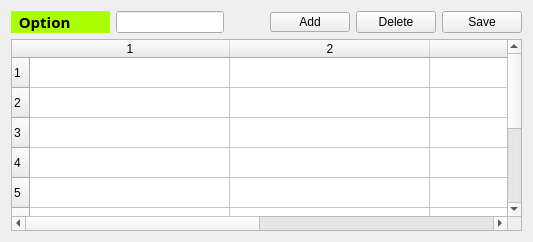
      <widget class="QWidget" name="layoutWidget_3">
       <layout class="QVBoxLayout" name="verticalLayout_5">
        <item>
         <layout class="QHBoxLayout" name="horizontalLayout_9">
          <item>
           <widget class="QLabel" name="label_9">
            <property name="maximumSize">
             <size>
              <width>1000</width>
              <height>16777215</height>
             </size>
            </property>
            <property name="palette">
             <palette>
              <active>
               <colorrole role="WindowText">
                <brush brushstyle="SolidPattern">
                 <color alpha="255">
                  <red>0</red>
                  <green>0</green>
                  <blue>0</blue>
                 </color>
                </brush>
               </colorrole>
               <colorrole role="Button">
                <brush brushstyle="SolidPattern">
                 <color alpha="255">
                  <red>170</red>
                  <green>255</green>
                  <blue>0</blue>
                 </color>
                </brush>
               </colorrole>
               <colorrole role="Light">
                <brush brushstyle="SolidPattern">
                 <color alpha="255">
                  <red>213</red>
                  <green>255</green>
                  <blue>127</blue>
                 </color>
                </brush>
               </colorrole>
               <colorrole role="Midlight">
                <brush brushstyle="SolidPattern">
                 <color alpha="255">
                  <red>191</red>
                  <green>255</green>
                  <blue>63</blue>
                 </color>
                </brush>
               </colorrole>
               <colorrole role="Dark">
                <brush brushstyle="SolidPattern">
                 <color alpha="255">
                  <red>85</red>
                  <green>127</green>
                  <blue>0</blue>
                 </color>
                </brush>
               </colorrole>
               <colorrole role="Mid">
                <brush brushstyle="SolidPattern">
                 <color alpha="255">
                  <red>113</red>
                  <green>170</green>
                  <blue>0</blue>
                 </color>
                </brush>
               </colorrole>
               <colorrole role="Text">
                <brush brushstyle="SolidPattern">
                 <color alpha="255">
                  <red>0</red>
                  <green>0</green>
                  <blue>0</blue>
                 </color>
                </brush>
               </colorrole>
               <colorrole role="BrightText">
                <brush brushstyle="SolidPattern">
                 <color alpha="255">
                  <red>255</red>
                  <green>255</green>
                  <blue>255</blue>
                 </color>
                </brush>
               </colorrole>
               <colorrole role="ButtonText">
                <brush brushstyle="SolidPattern">
                 <color alpha="255">
                  <red>0</red>
                  <green>0</green>
                  <blue>0</blue>
                 </color>
                </brush>
               </colorrole>
               <colorrole role="Base">
                <brush brushstyle="SolidPattern">
                 <color alpha="255">
                  <red>255</red>
                  <green>255</green>
                  <blue>255</blue>
                 </color>
                </brush>
               </colorrole>
               <colorrole role="Window">
                <brush brushstyle="SolidPattern">
                 <color alpha="255">
                  <red>170</red>
                  <green>255</green>
                  <blue>0</blue>
                 </color>
                </brush>
               </colorrole>
               <colorrole role="Shadow">
                <brush brushstyle="SolidPattern">
                 <color alpha="255">
                  <red>0</red>
                  <green>0</green>
                  <blue>0</blue>
                 </color>
                </brush>
               </colorrole>
               <colorrole role="AlternateBase">
                <brush brushstyle="SolidPattern">
                 <color alpha="255">
                  <red>212</red>
                  <green>255</green>
                  <blue>127</blue>
                 </color>
                </brush>
               </colorrole>
               <colorrole role="ToolTipBase">
                <brush brushstyle="SolidPattern">
                 <color alpha="255">
                  <red>255</red>
                  <green>255</green>
                  <blue>220</blue>
                 </color>
                </brush>
               </colorrole>
               <colorrole role="ToolTipText">
                <brush brushstyle="SolidPattern">
                 <color alpha="255">
                  <red>0</red>
                  <green>0</green>
                  <blue>0</blue>
                 </color>
                </brush>
               </colorrole>
              </active>
              <inactive>
               <colorrole role="WindowText">
                <brush brushstyle="SolidPattern">
                 <color alpha="255">
                  <red>0</red>
                  <green>0</green>
                  <blue>0</blue>
                 </color>
                </brush>
               </colorrole>
               <colorrole role="Button">
                <brush brushstyle="SolidPattern">
                 <color alpha="255">
                  <red>170</red>
                  <green>255</green>
                  <blue>0</blue>
                 </color>
                </brush>
               </colorrole>
               <colorrole role="Light">
                <brush brushstyle="SolidPattern">
                 <color alpha="255">
                  <red>213</red>
                  <green>255</green>
                  <blue>127</blue>
                 </color>
                </brush>
               </colorrole>
               <colorrole role="Midlight">
                <brush brushstyle="SolidPattern">
                 <color alpha="255">
                  <red>191</red>
                  <green>255</green>
                  <blue>63</blue>
                 </color>
                </brush>
               </colorrole>
               <colorrole role="Dark">
                <brush brushstyle="SolidPattern">
                 <color alpha="255">
                  <red>85</red>
                  <green>127</green>
                  <blue>0</blue>
                 </color>
                </brush>
               </colorrole>
               <colorrole role="Mid">
                <brush brushstyle="SolidPattern">
                 <color alpha="255">
                  <red>113</red>
                  <green>170</green>
                  <blue>0</blue>
                 </color>
                </brush>
               </colorrole>
               <colorrole role="Text">
                <brush brushstyle="SolidPattern">
                 <color alpha="255">
                  <red>0</red>
                  <green>0</green>
                  <blue>0</blue>
                 </color>
                </brush>
               </colorrole>
               <colorrole role="BrightText">
                <brush brushstyle="SolidPattern">
                 <color alpha="255">
                  <red>255</red>
                  <green>255</green>
                  <blue>255</blue>
                 </color>
                </brush>
               </colorrole>
               <colorrole role="ButtonText">
                <brush brushstyle="SolidPattern">
                 <color alpha="255">
                  <red>0</red>
                  <green>0</green>
                  <blue>0</blue>
                 </color>
                </brush>
               </colorrole>
               <colorrole role="Base">
                <brush brushstyle="SolidPattern">
                 <color alpha="255">
                  <red>255</red>
                  <green>255</green>
                  <blue>255</blue>
                 </color>
                </brush>
               </colorrole>
               <colorrole role="Window">
                <brush brushstyle="SolidPattern">
                 <color alpha="255">
                  <red>170</red>
                  <green>255</green>
                  <blue>0</blue>
                 </color>
                </brush>
               </colorrole>
               <colorrole role="Shadow">
                <brush brushstyle="SolidPattern">
                 <color alpha="255">
                  <red>0</red>
                  <green>0</green>
                  <blue>0</blue>
                 </color>
                </brush>
               </colorrole>
               <colorrole role="AlternateBase">
                <brush brushstyle="SolidPattern">
                 <color alpha="255">
                  <red>212</red>
                  <green>255</green>
                  <blue>127</blue>
                 </color>
                </brush>
               </colorrole>
               <colorrole role="ToolTipBase">
                <brush brushstyle="SolidPattern">
                 <color alpha="255">
                  <red>255</red>
                  <green>255</green>
                  <blue>220</blue>
                 </color>
                </brush>
               </colorrole>
               <colorrole role="ToolTipText">
                <brush brushstyle="SolidPattern">
                 <color alpha="255">
                  <red>0</red>
                  <green>0</green>
                  <blue>0</blue>
                 </color>
                </brush>
               </colorrole>
              </inactive>
              <disabled>
               <colorrole role="WindowText">
                <brush brushstyle="SolidPattern">
                 <color alpha="255">
                  <red>85</red>
                  <green>127</green>
                  <blue>0</blue>
                 </color>
                </brush>
               </colorrole>
               <colorrole role="Button">
                <brush brushstyle="SolidPattern">
                 <color alpha="255">
                  <red>170</red>
                  <green>255</green>
                  <blue>0</blue>
                 </color>
                </brush>
               </colorrole>
               <colorrole role="Light">
                <brush brushstyle="SolidPattern">
                 <color alpha="255">
                  <red>213</red>
                  <green>255</green>
                  <blue>127</blue>
                 </color>
                </brush>
               </colorrole>
               <colorrole role="Midlight">
                <brush brushstyle="SolidPattern">
                 <color alpha="255">
                  <red>191</red>
                  <green>255</green>
                  <blue>63</blue>
                 </color>
                </brush>
               </colorrole>
               <colorrole role="Dark">
                <brush brushstyle="SolidPattern">
                 <color alpha="255">
                  <red>85</red>
                  <green>127</green>
                  <blue>0</blue>
                 </color>
                </brush>
               </colorrole>
               <colorrole role="Mid">
                <brush brushstyle="SolidPattern">
                 <color alpha="255">
                  <red>113</red>
                  <green>170</green>
                  <blue>0</blue>
                 </color>
                </brush>
               </colorrole>
               <colorrole role="Text">
                <brush brushstyle="SolidPattern">
                 <color alpha="255">
                  <red>85</red>
                  <green>127</green>
                  <blue>0</blue>
                 </color>
                </brush>
               </colorrole>
               <colorrole role="BrightText">
                <brush brushstyle="SolidPattern">
                 <color alpha="255">
                  <red>255</red>
                  <green>255</green>
                  <blue>255</blue>
                 </color>
                </brush>
               </colorrole>
               <colorrole role="ButtonText">
                <brush brushstyle="SolidPattern">
                 <color alpha="255">
                  <red>85</red>
                  <green>127</green>
                  <blue>0</blue>
                 </color>
                </brush>
               </colorrole>
               <colorrole role="Base">
                <brush brushstyle="SolidPattern">
                 <color alpha="255">
                  <red>170</red>
                  <green>255</green>
                  <blue>0</blue>
                 </color>
                </brush>
               </colorrole>
               <colorrole role="Window">
                <brush brushstyle="SolidPattern">
                 <color alpha="255">
                  <red>170</red>
                  <green>255</green>
                  <blue>0</blue>
                 </color>
                </brush>
               </colorrole>
               <colorrole role="Shadow">
                <brush brushstyle="SolidPattern">
                 <color alpha="255">
                  <red>0</red>
                  <green>0</green>
                  <blue>0</blue>
                 </color>
                </brush>
               </colorrole>
               <colorrole role="AlternateBase">
                <brush brushstyle="SolidPattern">
                 <color alpha="255">
                  <red>170</red>
                  <green>255</green>
                  <blue>0</blue>
                 </color>
                </brush>
               </colorrole>
               <colorrole role="ToolTipBase">
                <brush brushstyle="SolidPattern">
                 <color alpha="255">
                  <red>255</red>
                  <green>255</green>
                  <blue>220</blue>
                 </color>
                </brush>
               </colorrole>
               <colorrole role="ToolTipText">
                <brush brushstyle="SolidPattern">
                 <color alpha="255">
                  <red>0</red>
                  <green>0</green>
                  <blue>0</blue>
                 </color>
                </brush>
               </colorrole>
              </disabled>
             </palette>
            </property>
            <property name="font">
             <font>
              <family>Segoe Print</family>
              <pointsize>11</pointsize>
              <weight>75</weight>
              <italic>false</italic>
              <bold>true</bold>
              <underline>false</underline>
              <stylestrategy>PreferDefault</stylestrategy>
              <kerning>true</kerning>
             </font>
            </property>
            <property name="autoFillBackground">
             <bool>true</bool>
            </property>
            <property name="text">
             <string>  Option          </string>
            </property>
           </widget>
          </item>
          <item>
           <widget class="QLineEdit" name="edit_search">
            <property name="minimumSize">
             <size>
              <width>0</width>
              <height>0</height>
             </size>
            </property>
            <property name="maximumSize">
             <size>
              <width>250</width>
              <height>16777215</height>
             </size>
            </property>
           </widget>
          </item>
          <item>
           <layout class="QHBoxLayout" name="horizontalLayout_10">
            <item>
             <spacer name="horizontalSpacer_5">
              <property name="orientation">
               <enum>Qt::Horizontal</enum>
              </property>
              <property name="sizeHint" stdset="0">
               <size>
                <width>40</width>
                <height>20</height>
               </size>
              </property>
             </spacer>
            </item>
            <item>
             <widget class="QPushButton" name="btn_add_option">
              <property name="maximumSize">
               <size>
                <width>500</width>
                <height>20</height>
               </size>
              </property>
              <property name="text">
               <string>Add</string>
              </property>
             </widget>
            </item>
            <item>
             <widget class="QPushButton" name="btn_delete_option">
              <property name="text">
               <string>Delete</string>
              </property>
             </widget>
            </item>
            <item>
             <widget class="QPushButton" name="btn_save_option">
              <property name="text">
               <string>Save</string>
              </property>
             </widget>
            </item>
           </layout>
          </item>
         </layout>
        </item>
        <item>
         <widget class="QTableWidget" name="tw_option">
          <property name="rowCount">
           <number>10</number>
          </property>
          <property name="columnCount">
           <number>4</number>
          </property>
          <attribute name="horizontalHeaderDefaultSectionSize">
           <number>200</number>
          </attribute>
          <row/>
          <row/>
          <row/>
          <row/>
          <row/>
          <row/>
          <row/>
          <row/>
          <row/>
          <row/>
          <column/>
          <column/>
          <column/>
          <column/>
         </widget>
        </item>
       </layout>
      </widget>
